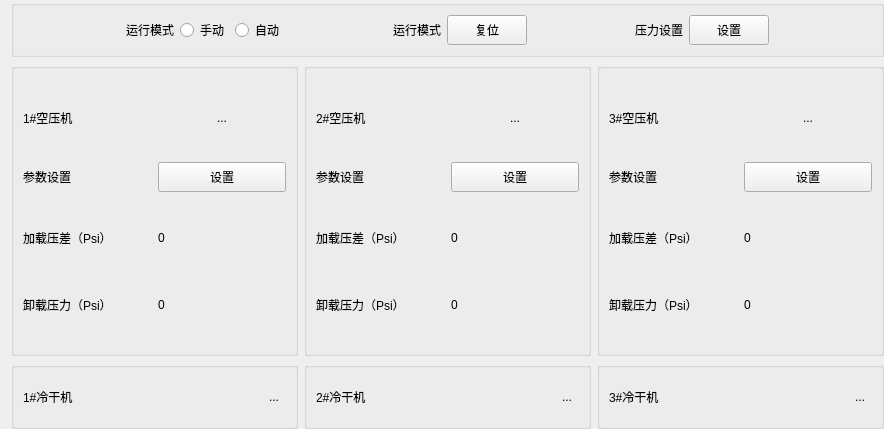
        <widget class="QWidget" name="deviceControl_p">
         <layout class="QVBoxLayout" name="verticalLayout_4">
          <property name="topMargin">
           <number>0</number>
          </property>
          <property name="rightMargin">
           <number>0</number>
          </property>
          <property name="bottomMargin">
           <number>0</number>
          </property>
          <item>
           <widget class="QGroupBox" name="groupBox_3">
            <property name="title">
             <string/>
            </property>
            <layout class="QGridLayout" name="gridLayout_4">
             <item row="0" column="3">
              <widget class="QRadioButton" name="autoOper">
               <property name="minimumSize">
                <size>
                 <width>0</width>
                 <height>30</height>
                </size>
               </property>
               <property name="text">
                <string>自动</string>
               </property>
              </widget>
             </item>
             <item row="0" column="7">
              <spacer name="horizontalSpacer_8">
               <property name="orientation">
                <enum>Qt::Horizontal</enum>
               </property>
               <property name="sizeHint" stdset="0">
                <size>
                 <width>40</width>
                 <height>20</height>
                </size>
               </property>
              </spacer>
             </item>
             <item row="0" column="4">
              <spacer name="horizontalSpacer_9">
               <property name="orientation">
                <enum>Qt::Horizontal</enum>
               </property>
               <property name="sizeHint" stdset="0">
                <size>
                 <width>40</width>
                 <height>20</height>
                </size>
               </property>
              </spacer>
             </item>
             <item row="0" column="2">
              <widget class="QRadioButton" name="manualOper">
               <property name="minimumSize">
                <size>
                 <width>0</width>
                 <height>30</height>
                </size>
               </property>
               <property name="text">
                <string>手动</string>
               </property>
              </widget>
             </item>
             <item row="0" column="10">
              <spacer name="horizontalSpacer_10">
               <property name="orientation">
                <enum>Qt::Horizontal</enum>
               </property>
               <property name="sizeHint" stdset="0">
                <size>
                 <width>40</width>
                 <height>20</height>
                </size>
               </property>
              </spacer>
             </item>
             <item row="0" column="1">
              <widget class="QLabel" name="label_4">
               <property name="minimumSize">
                <size>
                 <width>0</width>
                 <height>30</height>
                </size>
               </property>
               <property name="text">
                <string>运行模式</string>
               </property>
              </widget>
             </item>
             <item row="0" column="5">
              <widget class="QLabel" name="label_5">
               <property name="minimumSize">
                <size>
                 <width>0</width>
                 <height>30</height>
                </size>
               </property>
               <property name="text">
                <string>运行模式</string>
               </property>
              </widget>
             </item>
             <item row="0" column="6">
              <widget class="QPushButton" name="runResetBtn">
               <property name="minimumSize">
                <size>
                 <width>0</width>
                 <height>30</height>
                </size>
               </property>
               <property name="text">
                <string>复位</string>
               </property>
              </widget>
             </item>
             <item row="0" column="9">
              <widget class="QPushButton" name="pressureSetBtn">
               <property name="minimumSize">
                <size>
                 <width>0</width>
                 <height>30</height>
                </size>
               </property>
               <property name="text">
                <string>设置</string>
               </property>
              </widget>
             </item>
             <item row="0" column="8">
              <widget class="QLabel" name="label_8">
               <property name="minimumSize">
                <size>
                 <width>0</width>
                 <height>30</height>
                </size>
               </property>
               <property name="text">
                <string>压力设置</string>
               </property>
              </widget>
             </item>
             <item row="0" column="0">
              <spacer name="horizontalSpacer_11">
               <property name="orientation">
                <enum>Qt::Horizontal</enum>
               </property>
               <property name="sizeHint" stdset="0">
                <size>
                 <width>40</width>
                 <height>20</height>
                </size>
               </property>
              </spacer>
             </item>
            </layout>
           </widget>
          </item>
          <item>
           <layout class="QHBoxLayout" name="horizontalLayout_5">
            <item>
             <widget class="QGroupBox" name="groupBox_6">
              <property name="title">
               <string/>
              </property>
              <layout class="QVBoxLayout" name="verticalLayout_5">
               <item>
                <spacer name="verticalSpacer">
                 <property name="orientation">
                  <enum>Qt::Vertical</enum>
                 </property>
                 <property name="sizeHint" stdset="0">
                  <size>
                   <width>20</width>
                   <height>17</height>
                  </size>
                 </property>
                </spacer>
               </item>
               <item>
                <layout class="QHBoxLayout" name="horizontalLayout_6">
                 <item>
                  <widget class="QLabel" name="label_12">
                   <property name="minimumSize">
                    <size>
                     <width>129</width>
                     <height>45</height>
                    </size>
                   </property>
                   <property name="maximumSize">
                    <size>
                     <width>129</width>
                     <height>16777215</height>
                    </size>
                   </property>
                   <property name="text">
                    <string>1#空压机</string>
                   </property>
                  </widget>
                 </item>
                 <item>
                  <widget class="QToolButton" name="compressorBtn1">
                   <property name="minimumSize">
                    <size>
                     <width>128</width>
                     <height>0</height>
                    </size>
                   </property>
                   <property name="text">
                    <string>...</string>
                   </property>
                   <property name="icon">
                    <iconset resource="rc.qrc">
                     <normaloff>:/images/images/btncheckoff2.png</normaloff>:/images/images/btncheckoff2.png</iconset>
                   </property>
                   <property name="iconSize">
                    <size>
                     <width>87</width>
                     <height>28</height>
                    </size>
                   </property>
                   <property name="autoRaise">
                    <bool>true</bool>
                   </property>
                  </widget>
                 </item>
                </layout>
               </item>
               <item>
                <spacer name="verticalSpacer_2">
                 <property name="orientation">
                  <enum>Qt::Vertical</enum>
                 </property>
                 <property name="sizeHint" stdset="0">
                  <size>
                   <width>20</width>
                   <height>16</height>
                  </size>
                 </property>
                </spacer>
               </item>
               <item>
                <layout class="QHBoxLayout" name="horizontalLayout_7">
                 <item>
                  <widget class="QLabel" name="label_13">
                   <property name="minimumSize">
                    <size>
                     <width>0</width>
                     <height>30</height>
                    </size>
                   </property>
                   <property name="text">
                    <string>参数设置</string>
                   </property>
                  </widget>
                 </item>
                 <item>
                  <widget class="QPushButton" name="compressorSetBtn1">
                   <property name="minimumSize">
                    <size>
                     <width>80</width>
                     <height>30</height>
                    </size>
                   </property>
                   <property name="text">
                    <string>设置</string>
                   </property>
                  </widget>
                 </item>
                </layout>
               </item>
               <item>
                <spacer name="verticalSpacer_3">
                 <property name="orientation">
                  <enum>Qt::Vertical</enum>
                 </property>
                 <property name="sizeHint" stdset="0">
                  <size>
                   <width>20</width>
                   <height>17</height>
                  </size>
                 </property>
                </spacer>
               </item>
               <item>
                <layout class="QHBoxLayout" name="horizontalLayout_8">
                 <item>
                  <widget class="QLabel" name="label_14">
                   <property name="minimumSize">
                    <size>
                     <width>0</width>
                     <height>45</height>
                    </size>
                   </property>
                   <property name="text">
                    <string>加载压差（Psi）</string>
                   </property>
                  </widget>
                 </item>
                 <item>
                  <widget class="QLabel" name="controlPressureDiff1">
                   <property name="minimumSize">
                    <size>
                     <width>0</width>
                     <height>45</height>
                    </size>
                   </property>
                   <property name="text">
                    <string>0</string>
                   </property>
                  </widget>
                 </item>
                </layout>
               </item>
               <item>
                <spacer name="verticalSpacer_4">
                 <property name="orientation">
                  <enum>Qt::Vertical</enum>
                 </property>
                 <property name="sizeHint" stdset="0">
                  <size>
                   <width>20</width>
                   <height>16</height>
                  </size>
                 </property>
                </spacer>
               </item>
               <item>
                <layout class="QHBoxLayout" name="horizontalLayout_9">
                 <item>
                  <widget class="QLabel" name="label_16">
                   <property name="minimumSize">
                    <size>
                     <width>0</width>
                     <height>45</height>
                    </size>
                   </property>
                   <property name="text">
                    <string>卸载压力（Psi）</string>
                   </property>
                  </widget>
                 </item>
                 <item>
                  <widget class="QLabel" name="controlUninstallPressure1">
                   <property name="minimumSize">
                    <size>
                     <width>0</width>
                     <height>45</height>
                    </size>
                   </property>
                   <property name="text">
                    <string>0</string>
                   </property>
                  </widget>
                 </item>
                </layout>
               </item>
               <item>
                <spacer name="verticalSpacer_5">
                 <property name="orientation">
                  <enum>Qt::Vertical</enum>
                 </property>
                 <property name="sizeHint" stdset="0">
                  <size>
                   <width>20</width>
                   <height>17</height>
                  </size>
                 </property>
                </spacer>
               </item>
              </layout>
             </widget>
            </item>
            <item>
             <widget class="QGroupBox" name="groupBox_7">
              <property name="title">
               <string/>
              </property>
              <layout class="QVBoxLayout" name="verticalLayout_6">
               <item>
                <spacer name="verticalSpacer_6">
                 <property name="orientation">
                  <enum>Qt::Vertical</enum>
                 </property>
                 <property name="sizeHint" stdset="0">
                  <size>
                   <width>20</width>
                   <height>17</height>
                  </size>
                 </property>
                </spacer>
               </item>
               <item>
                <layout class="QHBoxLayout" name="horizontalLayout_10">
                 <item>
                  <widget class="QLabel" name="label_18">
                   <property name="minimumSize">
                    <size>
                     <width>129</width>
                     <height>45</height>
                    </size>
                   </property>
                   <property name="maximumSize">
                    <size>
                     <width>129</width>
                     <height>16777215</height>
                    </size>
                   </property>
                   <property name="text">
                    <string>2#空压机</string>
                   </property>
                  </widget>
                 </item>
                 <item>
                  <widget class="QToolButton" name="compressorBtn2">
                   <property name="minimumSize">
                    <size>
                     <width>128</width>
                     <height>0</height>
                    </size>
                   </property>
                   <property name="text">
                    <string>...</string>
                   </property>
                   <property name="icon">
                    <iconset resource="rc.qrc">
                     <normaloff>:/images/images/btncheckoff2.png</normaloff>:/images/images/btncheckoff2.png</iconset>
                   </property>
                   <property name="iconSize">
                    <size>
                     <width>87</width>
                     <height>28</height>
                    </size>
                   </property>
                   <property name="autoRaise">
                    <bool>true</bool>
                   </property>
                  </widget>
                 </item>
                </layout>
               </item>
               <item>
                <spacer name="verticalSpacer_7">
                 <property name="orientation">
                  <enum>Qt::Vertical</enum>
                 </property>
                 <property name="sizeHint" stdset="0">
                  <size>
                   <width>20</width>
                   <height>16</height>
                  </size>
                 </property>
                </spacer>
               </item>
               <item>
                <layout class="QHBoxLayout" name="horizontalLayout_11">
                 <item>
                  <widget class="QLabel" name="label_19">
                   <property name="minimumSize">
                    <size>
                     <width>0</width>
                     <height>30</height>
                    </size>
                   </property>
                   <property name="text">
                    <string>参数设置</string>
                   </property>
                  </widget>
                 </item>
                 <item>
                  <widget class="QPushButton" name="compressorSetBtn2">
                   <property name="minimumSize">
                    <size>
                     <width>80</width>
                     <height>30</height>
                    </size>
                   </property>
                   <property name="text">
                    <string>设置</string>
                   </property>
                  </widget>
                 </item>
                </layout>
               </item>
               <item>
                <spacer name="verticalSpacer_8">
                 <property name="orientation">
                  <enum>Qt::Vertical</enum>
                 </property>
                 <property name="sizeHint" stdset="0">
                  <size>
                   <width>20</width>
                   <height>17</height>
                  </size>
                 </property>
                </spacer>
               </item>
               <item>
                <layout class="QHBoxLayout" name="horizontalLayout_12">
                 <item>
                  <widget class="QLabel" name="label_20">
                   <property name="minimumSize">
                    <size>
                     <width>0</width>
                     <height>45</height>
                    </size>
                   </property>
                   <property name="text">
                    <string>加载压差（Psi）</string>
                   </property>
                  </widget>
                 </item>
                 <item>
                  <widget class="QLabel" name="controlPressureDiff2">
                   <property name="minimumSize">
                    <size>
                     <width>0</width>
                     <height>45</height>
                    </size>
                   </property>
                   <property name="text">
                    <string>0</string>
                   </property>
                  </widget>
                 </item>
                </layout>
               </item>
               <item>
                <spacer name="verticalSpacer_9">
                 <property name="orientation">
                  <enum>Qt::Vertical</enum>
                 </property>
                 <property name="sizeHint" stdset="0">
                  <size>
                   <width>20</width>
                   <height>16</height>
                  </size>
                 </property>
                </spacer>
               </item>
               <item>
                <layout class="QHBoxLayout" name="horizontalLayout_13">
                 <item>
                  <widget class="QLabel" name="label_22">
                   <property name="minimumSize">
                    <size>
                     <width>0</width>
                     <height>45</height>
                    </size>
                   </property>
                   <property name="text">
                    <string>卸载压力（Psi）</string>
                   </property>
                  </widget>
                 </item>
                 <item>
                  <widget class="QLabel" name="controlUninstallPressure2">
                   <property name="minimumSize">
                    <size>
                     <width>0</width>
                     <height>45</height>
                    </size>
                   </property>
                   <property name="text">
                    <string>0</string>
                   </property>
                  </widget>
                 </item>
                </layout>
               </item>
               <item>
                <spacer name="verticalSpacer_10">
                 <property name="orientation">
                  <enum>Qt::Vertical</enum>
                 </property>
                 <property name="sizeHint" stdset="0">
                  <size>
                   <width>20</width>
                   <height>17</height>
                  </size>
                 </property>
                </spacer>
               </item>
              </layout>
             </widget>
            </item>
            <item>
             <widget class="QGroupBox" name="groupBox_8">
              <property name="title">
               <string/>
              </property>
              <layout class="QVBoxLayout" name="verticalLayout_7">
               <item>
                <spacer name="verticalSpacer_11">
                 <property name="orientation">
                  <enum>Qt::Vertical</enum>
                 </property>
                 <property name="sizeHint" stdset="0">
                  <size>
                   <width>20</width>
                   <height>17</height>
                  </size>
                 </property>
                </spacer>
               </item>
               <item>
                <layout class="QHBoxLayout" name="horizontalLayout_14">
                 <item>
                  <widget class="QLabel" name="label_24">
                   <property name="minimumSize">
                    <size>
                     <width>129</width>
                     <height>45</height>
                    </size>
                   </property>
                   <property name="maximumSize">
                    <size>
                     <width>129</width>
                     <height>16777215</height>
                    </size>
                   </property>
                   <property name="text">
                    <string>3#空压机</string>
                   </property>
                  </widget>
                 </item>
                 <item>
                  <widget class="QToolButton" name="compressorBtn3">
                   <property name="minimumSize">
                    <size>
                     <width>128</width>
                     <height>0</height>
                    </size>
                   </property>
                   <property name="text">
                    <string>...</string>
                   </property>
                   <property name="icon">
                    <iconset resource="rc.qrc">
                     <normaloff>:/images/images/btncheckoff2.png</normaloff>:/images/images/btncheckoff2.png</iconset>
                   </property>
                   <property name="iconSize">
                    <size>
                     <width>87</width>
                     <height>28</height>
                    </size>
                   </property>
                   <property name="autoRaise">
                    <bool>true</bool>
                   </property>
                  </widget>
                 </item>
                </layout>
               </item>
               <item>
                <spacer name="verticalSpacer_12">
                 <property name="orientation">
                  <enum>Qt::Vertical</enum>
                 </property>
                 <property name="sizeHint" stdset="0">
                  <size>
                   <width>20</width>
                   <height>16</height>
                  </size>
                 </property>
                </spacer>
               </item>
               <item>
                <layout class="QHBoxLayout" name="horizontalLayout_15">
                 <item>
                  <widget class="QLabel" name="label_25">
                   <property name="minimumSize">
                    <size>
                     <width>0</width>
                     <height>30</height>
                    </size>
                   </property>
                   <property name="text">
                    <string>参数设置</string>
                   </property>
                  </widget>
                 </item>
                 <item>
                  <widget class="QPushButton" name="compressorSetBtn3">
                   <property name="minimumSize">
                    <size>
                     <width>80</width>
                     <height>30</height>
                    </size>
                   </property>
                   <property name="text">
                    <string>设置</string>
                   </property>
                  </widget>
                 </item>
                </layout>
               </item>
               <item>
                <spacer name="verticalSpacer_13">
                 <property name="orientation">
                  <enum>Qt::Vertical</enum>
                 </property>
                 <property name="sizeHint" stdset="0">
                  <size>
                   <width>20</width>
                   <height>17</height>
                  </size>
                 </property>
                </spacer>
               </item>
               <item>
                <layout class="QHBoxLayout" name="horizontalLayout_16">
                 <item>
                  <widget class="QLabel" name="label_26">
                   <property name="minimumSize">
                    <size>
                     <width>0</width>
                     <height>45</height>
                    </size>
                   </property>
                   <property name="text">
                    <string>加载压差（Psi）</string>
                   </property>
                  </widget>
                 </item>
                 <item>
                  <widget class="QLabel" name="controlPressureDiff3">
                   <property name="minimumSize">
                    <size>
                     <width>0</width>
                     <height>45</height>
                    </size>
                   </property>
                   <property name="text">
                    <string>0</string>
                   </property>
                  </widget>
                 </item>
                </layout>
               </item>
               <item>
                <spacer name="verticalSpacer_14">
                 <property name="orientation">
                  <enum>Qt::Vertical</enum>
                 </property>
                 <property name="sizeHint" stdset="0">
                  <size>
                   <width>20</width>
                   <height>16</height>
                  </size>
                 </property>
                </spacer>
               </item>
               <item>
                <layout class="QHBoxLayout" name="horizontalLayout_17">
                 <item>
                  <widget class="QLabel" name="label_28">
                   <property name="minimumSize">
                    <size>
                     <width>0</width>
                     <height>45</height>
                    </size>
                   </property>
                   <property name="text">
                    <string>卸载压力（Psi）</string>
                   </property>
                  </widget>
                 </item>
                 <item>
                  <widget class="QLabel" name="controlUninstallPressure3">
                   <property name="minimumSize">
                    <size>
                     <width>0</width>
                     <height>45</height>
                    </size>
                   </property>
                   <property name="text">
                    <string>0</string>
                   </property>
                  </widget>
                 </item>
                </layout>
               </item>
               <item>
                <spacer name="verticalSpacer_15">
                 <property name="orientation">
                  <enum>Qt::Vertical</enum>
                 </property>
                 <property name="sizeHint" stdset="0">
                  <size>
                   <width>20</width>
                   <height>17</height>
                  </size>
                 </property>
                </spacer>
               </item>
              </layout>
             </widget>
            </item>
           </layout>
          </item>
          <item>
           <layout class="QHBoxLayout" name="horizontalLayout_76">
            <item>
             <widget class="QGroupBox" name="groupBox_4">
              <property name="title">
               <string/>
              </property>
              <layout class="QGridLayout" name="gridLayout_18">
               <item row="0" column="0">
                <layout class="QHBoxLayout" name="horizontalLayout_73">
                 <item>
                  <widget class="QLabel" name="label_9">
                   <property name="minimumSize">
                    <size>
                     <width>60</width>
                     <height>40</height>
                    </size>
                   </property>
                   <property name="text">
                    <string>1#冷干机</string>
                   </property>
                  </widget>
                 </item>
                 <item>
                  <widget class="QToolButton" name="dryerBtn1">
                   <property name="text">
                    <string>...</string>
                   </property>
                   <property name="icon">
                    <iconset resource="rc.qrc">
                     <normaloff>:/images/images/btncheckoff2.png</normaloff>:/images/images/btncheckoff2.png</iconset>
                   </property>
                   <property name="iconSize">
                    <size>
                     <width>87</width>
                     <height>28</height>
                    </size>
                   </property>
                   <property name="autoExclusive">
                    <bool>false</bool>
                   </property>
                   <property name="popupMode">
                    <enum>QToolButton::DelayedPopup</enum>
                   </property>
                   <property name="autoRaise">
                    <bool>true</bool>
                   </property>
                  </widget>
                 </item>
                </layout>
               </item>
              </layout>
             </widget>
            </item>
            <item>
             <widget class="QGroupBox" name="groupBox_18">
              <property name="title">
               <string/>
              </property>
              <layout class="QGridLayout" name="gridLayout_19">
               <item row="0" column="0">
                <layout class="QHBoxLayout" name="horizontalLayout_74">
                 <item>
                  <widget class="QLabel" name="label_10">
                   <property name="minimumSize">
                    <size>
                     <width>60</width>
                     <height>40</height>
                    </size>
                   </property>
                   <property name="text">
                    <string>2#冷干机</string>
                   </property>
                  </widget>
                 </item>
                 <item>
                  <widget class="QToolButton" name="dryerBtn2">
                   <property name="text">
                    <string>...</string>
                   </property>
                   <property name="icon">
                    <iconset resource="rc.qrc">
                     <normaloff>:/images/images/btncheckoff2.png</normaloff>:/images/images/btncheckoff2.png</iconset>
                   </property>
                   <property name="iconSize">
                    <size>
                     <width>87</width>
                     <height>28</height>
                    </size>
                   </property>
                   <property name="autoRaise">
                    <bool>true</bool>
                   </property>
                  </widget>
                 </item>
                </layout>
               </item>
              </layout>
             </widget>
            </item>
            <item>
             <widget class="QGroupBox" name="groupBox_5">
              <property name="title">
               <string/>
              </property>
              <layout class="QGridLayout" name="gridLayout_5">
               <item row="0" column="0">
                <layout class="QHBoxLayout" name="horizontalLayout_75">
                 <item>
                  <widget class="QLabel" name="label_11">
                   <property name="minimumSize">
                    <size>
                     <width>60</width>
                     <height>40</height>
                    </size>
                   </property>
                   <property name="text">
                    <string>3#冷干机</string>
                   </property>
                  </widget>
                 </item>
                 <item>
                  <widget class="QToolButton" name="dryerBtn3">
                   <property name="text">
                    <string>...</string>
                   </property>
                   <property name="icon">
                    <iconset resource="rc.qrc">
                     <normaloff>:/images/images/btncheckoff2.png</normaloff>:/images/images/btncheckoff2.png</iconset>
                   </property>
                   <property name="iconSize">
                    <size>
                     <width>87</width>
                     <height>28</height>
                    </size>
                   </property>
                   <property name="autoRaise">
                    <bool>true</bool>
                   </property>
                  </widget>
                 </item>
                </layout>
               </item>
              </layout>
             </widget>
            </item>
           </layout>
          </item>
         </layout>
        </widget>
